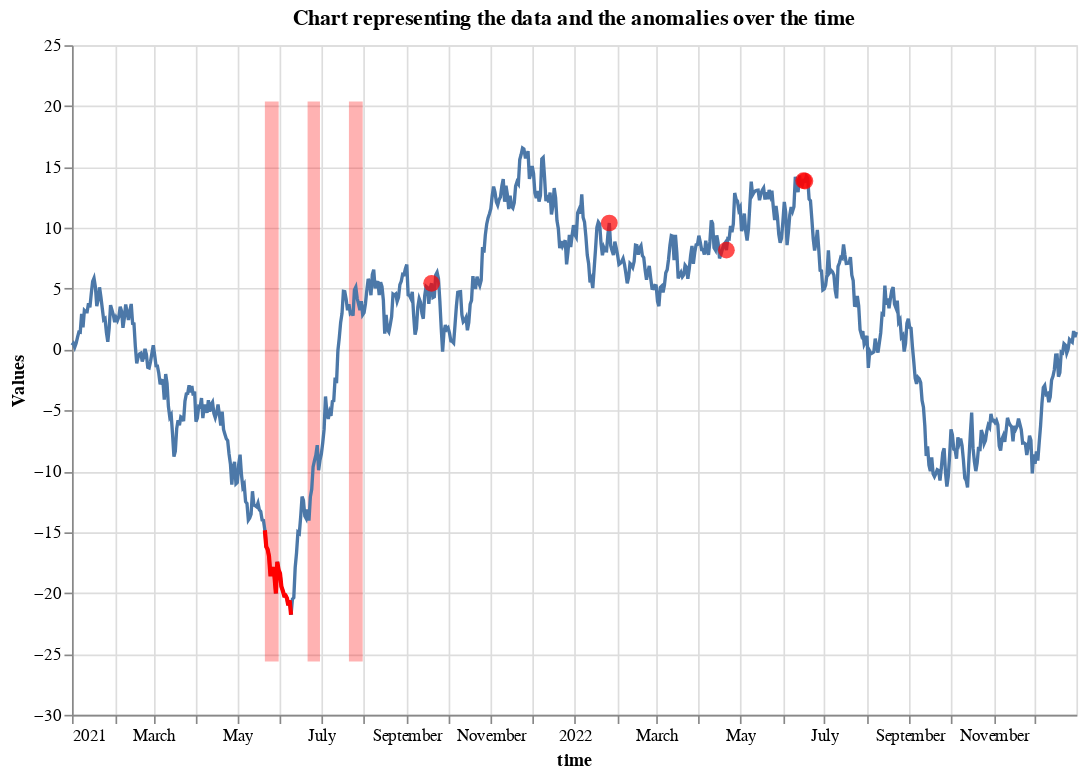

Notebook code cell kept with this figure:
### Markdown cell above
---
## Plotting

### Code cell
chart = AnomalyPlot.plot_anomalies(data_ts,
                                   point_anomalies=anomalies_ts,
                                   contextual_anomalies=subset_data_ts,
                                   collective_anomalies=collective_an_ts
                                   )
chart

### Figure 1 — Vega-Lite specification as saved in the notebook (floating-point values rounded to 4 significant figures; data arrays with more than 128 entries replaced by an {"elided": "..."} marker saying what was removed)
{"config": {"view": {"continuousWidth": 300, "continuousHeight": 300}}, "layer": [{"data": {"name": "data-ac19b8ab6f4613357167b717117ddfb0"}, "mark": {"type": "area", "color": "red", "opacity": 0.3}, "encoding": {"x": {"field": "time", "type": "temporal"}, "y": {"field": "min", "type": "quantitative"}, "y2": {"field": "max"}}}, {"data": {"name": "data-a37bb5e53103a077c05d39f756d42178"}, "mark": {"type": "area", "color": "red", "opacity": 0.3}, "encoding": {"x": {"field": "time", "type": "temporal"}, "y": {"field": "min", "type": "quantitative"}, "y2": {"field": "max"}}}, {"data": {"name": "data-387771e8741d5ad542deedbe18cba6c7"}, "mark": {"type": "area", "color": "red", "opacity": 0.3}, "encoding": {"x": {"field": "time", "type": "temporal"}, "y": {"field": "min", "type": "quantitative"}, "y2": {"field": "max"}}}, {"layer": [{"data": {"name": "data-40407671e124a6a3db7d6ea2ef03a2d0"}, "mark": {"type": "line"}, "encoding": {"x": {"field": "time", "type": "temporal"}, "y": {"axis": {"title": "Values"}, "field": "data", "type": "quantitative"}}, "title": "Chart representing the data and the anomalies over the time"}, {"data": {"name": "data-0d43cd24c5871cc2cda99c265c7fb45c"}, "mark": {"type": "circle", "color": "red", "size": 100}, "encoding": {"x": {"field": "time", "type": "temporal"}, "y": {"field": "anomalies_y", "type": "quantitative"}}, "transform": [{"filter": "(datum.anomalies === 1)"}]}, {"data": {"name": "data-b5cce37835adbd370ff60cfeb274780f"}, "mark": {"type": "line", "color": "red", "strokeWidth": 2.5}, "encoding": {"x": {"field": "time", "type": "temporal"}, "y": {"field": "anomalies_y", "type": "quantitative"}}}]}], "height": 400, "width": 600, "$schema": "https://vega.github.io/schema/vega-lite/v5.16.3.json", "datasets": {"data-ac19b8ab6f4613357167b717117ddfb0": [{"time": "2021-05-21T00:00:00", "anomalies": 1.0, "max": 20.39, "min": -25.62}, {"time": "2021-05-22T00:00:00", "anomalies": 1.0, "max": 20.39, "min": -25.62}, {"time": "2021-05-23T00:00:00", "anomalies": 1.0, "max": 20.39, "min": -25.62}, {"time": "2021-05-24T00:00:00", "anomalies": 1.0, "max": 20.39, "min": -25.62}, {"time": "2021-05-25T00:00:00", "anomalies": 1.0, "max": 20.39, "min": -25.62}, {"time": "2021-05-26T00:00:00", "anomalies": 1.0, "max": 20.39, "min": -25.62}, {"time": "2021-05-27T00:00:00", "anomalies": 1.0, "max": 20.39, "min": -25.62}, {"time": "2021-05-28T00:00:00", "anomalies": 1.0, "max": 20.39, "min": -25.62}, {"time": "2021-05-29T00:00:00", "anomalies": 1.0, "max": 20.39, "min": -25.62}, {"time": "2021-05-30T00:00:00", "anomalies": 1.0, "max": 20.39, "min": -25.62}, {"time": "2021-05-31T00:00:00", "anomalies": 1.0, "max": 20.39, "min": -25.62}], "data-a37bb5e53103a077c05d39f756d42178": [{"time": "2021-06-21T00:00:00", "anomalies": 1.0, "max": 20.39, "min": -25.62}, {"time": "2021-06-22T00:00:00", "anomalies": 1.0, "max": 20.39, "min": -25.62}, {"time": "2021-06-23T00:00:00", "anomalies": 1.0, "max": 20.39, "min": -25.62}, {"time": "2021-06-24T00:00:00", "anomalies": 1.0, "max": 20.39, "min": -25.62}, {"time": "2021-06-25T00:00:00", "anomalies": 1.0, "max": 20.39, "min": -25.62}, {"time": "2021-06-26T00:00:00", "anomalies": 1.0, "max": 20.39, "min": -25.62}, {"time": "2021-06-27T00:00:00", "anomalies": 1.0, "max": 20.39, "min": -25.62}, {"time": "2021-06-28T00:00:00", "anomalies": 1.0, "max": 20.39, "min": -25.62}, {"time": "2021-06-29T00:00:00", "anomalies": 1.0, "max": 20.39, "min": -25.62}, {"time": "2021-06-30T00:00:00", "anomalies": 1.0, "max": 20.39, "min": -25.62}], "data-387771e8741d5ad542deedbe18cba6c7": [{"time": "2021-07-21T00:00:00", "anomalies": 1.0, "max": 20.39, "min": -25.62}, {"time": "2021-07-22T00:00:00", "anomalies": 1.0, "max": 20.39, "min": -25.62}, {"time": "2021-07-23T00:00:00", "anomalies": 1.0, "max": 20.39, "min": -25.62}, {"time": "2021-07-24T00:00:00", "anomalies": 1.0, "max": 20.39, "min": -25.62}, {"time": "2021-07-25T00:00:00", "anomalies": 1.0, "max": 20.39, "min": -25.62}, {"time": "2021-07-26T00:00:00", "anomalies": 1.0, "max": 20.39, "min": -25.62}, {"time": "2021-07-27T00:00:00", "anomalies": 1.0, "max": 20.39, "min": -25.62}, {"time": "2021-07-28T00:00:00", "anomalies": 1.0, "max": 20.39, "min": -25.62}, {"time": "2021-07-29T00:00:00", "anomalies": 1.0, "max": 20.39, "min": -25.62}, {"time": "2021-07-30T00:00:00", "anomalies": 1.0, "max": 20.39, "min": -25.62}, {"time": "2021-07-31T00:00:00", "anomalies": 1.0, "max": 20.39, "min": -25.62}], "data-40407671e124a6a3db7d6ea2ef03a2d0": {"elided": "730 records"}, "data-0d43cd24c5871cc2cda99c265c7fb45c": {"elided": "730 records"}, "data-b5cce37835adbd370ff60cfeb274780f": [{"time": "2021-05-21T00:00:00", "anomalies": 1.0, "anomalies_y": -14.84}, {"time": "2021-05-22T00:00:00", "anomalies": 1.0, "anomalies_y": -16.2}, {"time": "2021-05-23T00:00:00", "anomalies": 1.0, "anomalies_y": -16.41}, {"time": "2021-05-24T00:00:00", "anomalies": 1.0, "anomalies_y": -16.96}, {"time": "2021-05-25T00:00:00", "anomalies": 1.0, "anomalies_y": -18.46}, {"time": "2021-05-26T00:00:00", "anomalies": 1.0, "anomalies_y": -18.46}, {"time": "2021-05-27T00:00:00", "anomalies": 1.0, "anomalies_y": -17.87}, {"time": "2021-05-28T00:00:00", "anomalies": 1.0, "anomalies_y": -18.68}, {"time": "2021-05-29T00:00:00", "anomalies": 1.0, "anomalies_y": -20.03}, {"time": "2021-05-30T00:00:00", "anomalies": 1.0, "anomalies_y": -17.43}, {"time": "2021-05-31T00:00:00", "anomalies": 1.0, "anomalies_y": -18.11}, {"time": "2021-06-01T00:00:00", "anomalies": 1.0, "anomalies_y": -18.39}, {"time": "2021-06-02T00:00:00", "anomalies": 1.0, "anomalies_y": -19.47}, {"time": "2021-06-03T00:00:00", "anomalies": 1.0, "anomalies_y": -19.81}, {"time": "2021-06-04T00:00:00", "anomalies": 1.0, "anomalies_y": -20.21}, {"time": "2021-06-05T00:00:00", "anomalies": 1.0, "anomalies_y": -20.19}, {"time": "2021-06-06T00:00:00", "anomalies": 1.0, "anomalies_y": -20.41}, {"time": "2021-06-07T00:00:00", "anomalies": 1.0, "anomalies_y": -21.0}, {"time": "2021-06-08T00:00:00", "anomalies": 1.0, "anomalies_y": -20.6}, {"time": "2021-06-09T00:00:00", "anomalies": 1.0, "anomalies_y": -21.78}]}}
